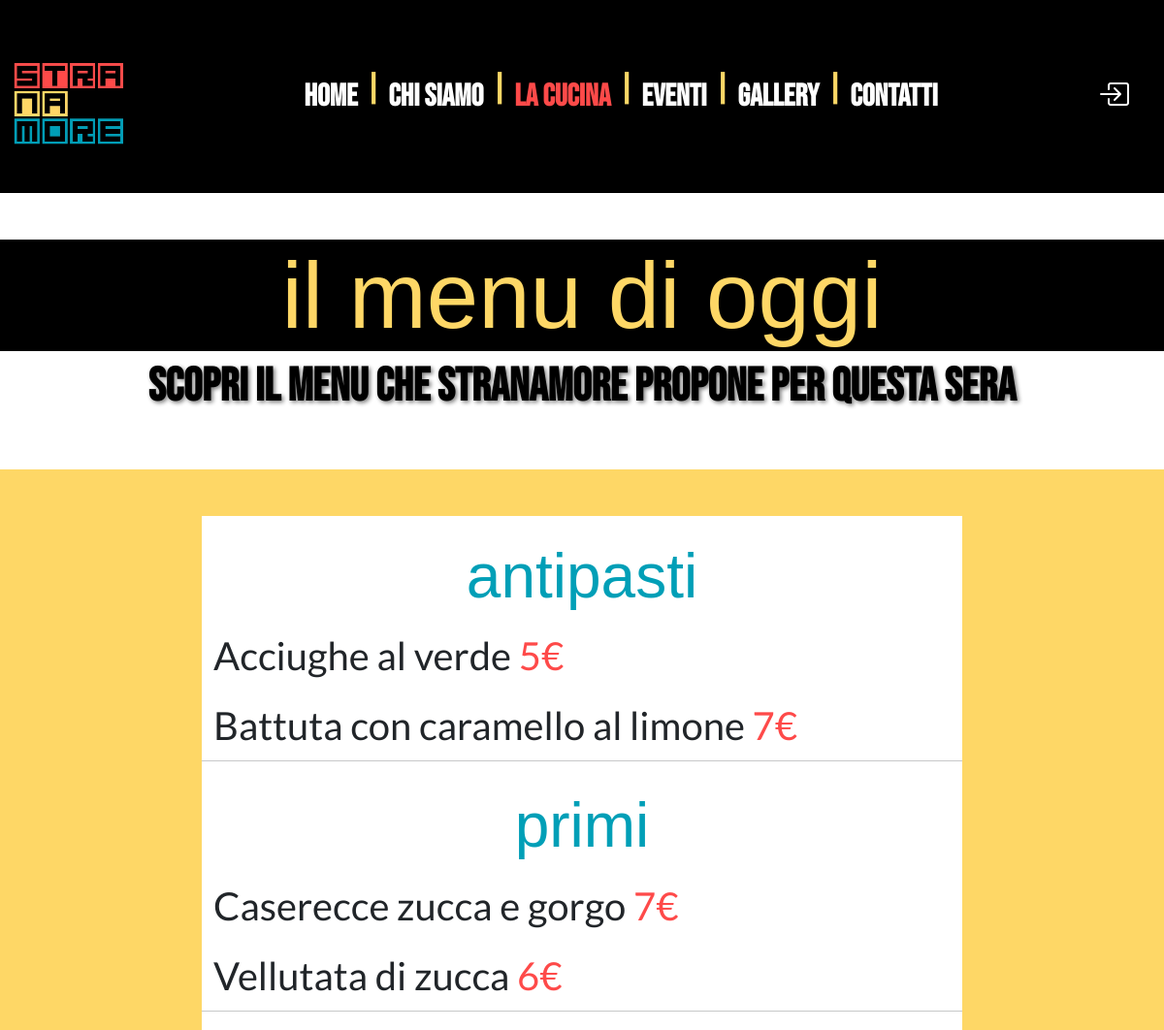
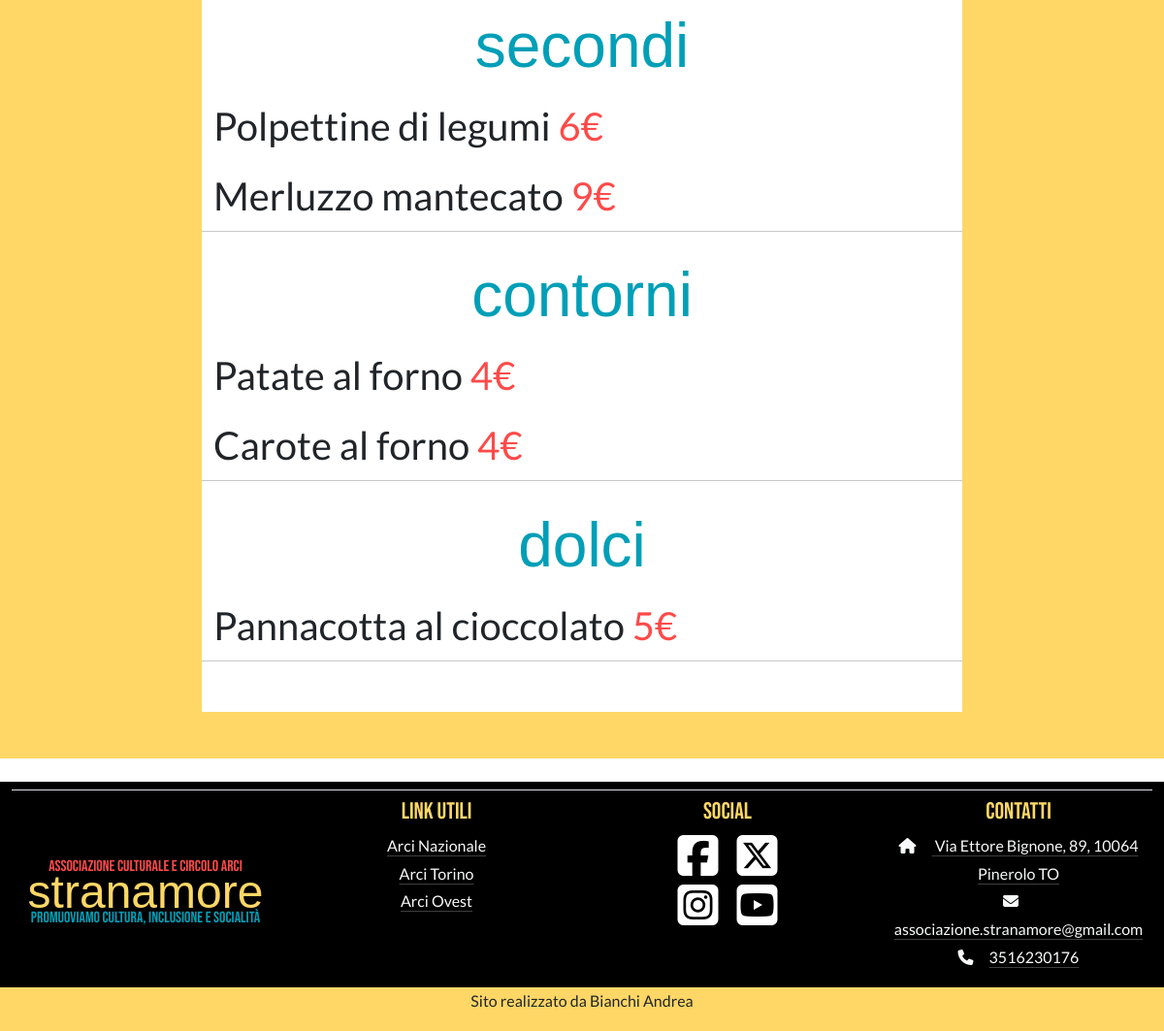
The page /la_cucina.php on the database its author committed (2 pictures, top to bottom).
### tables this page shows
CREATE TABLE `menuCucina` (
  `idPiatto` int(11) NOT NULL,
  `nomePiatto` varchar(90) NOT NULL,
  `descrizionePiatto` text NOT NULL,
  `categoriaPiatto` varchar(40) NOT NULL,
  `prezzoPiatto` float NOT NULL,
  `cuoco` varchar(40) NOT NULL,
  `disponibilitaPiatto` tinyint(1) NOT NULL,
  `dataInserimento` date NOT NULL
);

### includes/functionHTML.php (the view, shortened to what this page needs)
      <?php
function generaMenu($disponibilitaPiatto) {
  $listaPiattiDisponibili = piattiInArray($disponibilitaPiatto);
  $categorie = contaCategoriePiatti($disponibilitaPiatto);
  $categorieOrdinate = [
    'antipasti' => "antipasti",
    'primi' => "primi",
    'secondi' => "secondi",
    'contorni' => "contorni",
    'dolci' => "dolci"
  ];
  foreach ($categorieOrdinate as $categoria => $titolo) {
    if ($categorie[$categoria] > 0) { ?>
      <h3 class='fontTipoPiattiMenu text-center'><?= $titolo ?></h3>
      <?php
      foreach ($listaPiattiDisponibili as $piatto) {
        if ($piatto['categoriaPiatto'] == $categoria) { ?>
          <p class='fontNomePiatto pb-0 mb-0 pl-5 ml-5 mr-5'>
            <?= $piatto['nomePiatto'] ?>
            <span class='fontPrezzoPiatto ml-3'>
              <?= $piatto['prezzoPiatto'] ?>€
            </span>
          </p>
          <?php
        }
      } ?>
      <br><hr><br>
      <?php
    }
  }
}
  $listaPiattiDisponibili = piattiInArray($disponbilitaPiatto); ?>

### CSS/base_css.css (style rules this page uses)
:root { --rossoStrana: #fe4a49; --gialloStrana: #fed766; --azzurroStrana: #009fb7; --neroStrana: #000000; --biancoStrana: #ffffff; }
body { display: flex; flex-direction: column; min-height: 100vh; }

### rows shown on the page
menucucina: nomePiatto "Acciughe al verde", prezzoPiatto "5"
menucucina: nomePiatto "Battuta con caramello al limone", prezzoPiatto "7"
menucucina: nomePiatto "Caserecce zucca e gorgo", prezzoPiatto "7"
menucucina: nomePiatto "Vellutata di zucca", prezzoPiatto "6"
menucucina: nomePiatto "Polpettine di legumi", prezzoPiatto "6"
menucucina: nomePiatto "Merluzzo mantecato", prezzoPiatto "9"
menucucina: nomePiatto "Patate al forno", prezzoPiatto "4"
menucucina: nomePiatto "Carote al forno", prezzoPiatto "4"
menucucina: nomePiatto "Pannacotta al cioccolato", prezzoPiatto "5"

### other values the page prints
$testoLink "Home"
$testoLink "Chi Siamo"
$testoLink "La Cucina"
$testoLink "Eventi"
$testoLink "Gallery"
$testoLink "Contatti"
$titolo "antipasti"
$titolo "primi"
$titolo "secondi"
$titolo "contorni"
$titolo "dolci"
$testoLink "Arci Nazionale"
$testoLink "Arci Torino"
$testoLink "Arci Ovest"
